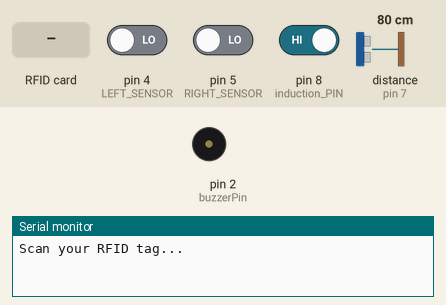
The sketch below on a simulated Arduino Uno, built with avr-gcc and run on an emulated ATmega328P. Parts: buzzer (waves = sounding, pin HIGH), the last lines printed to the serial monitor. The inputs (shaded band) are chosen by the test bench; at power-on: pin 8 (induction_PIN) HIGH, distance to the obstacle (sensor on pin 7) 80 cm, pin 4 (LEFT_SENSOR) LOW, pin 5 (RIGHT_SENSOR) LOW. The echo pulse lasts 58.3 µs per cm; pins used as bus, display or sensor lines are not drawn.

Above: at 1.2 s.
1.3 s: pin 8 (induction_PIN) driven LOW
At 2.7 s:
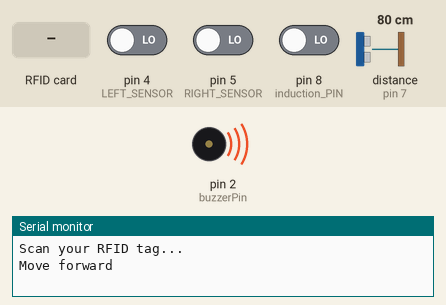
4.3 s: distance to the obstacle (sensor on pin 7) set to 11 cm
7.3 s: distance to the obstacle (sensor on pin 7) set to 8 cm
10.3 s: RFID card 73 01 3B 1C held to the reader
13.3 s: RFID card 9D D0 E8 36 held to the reader
16.3 s: pin 8 (induction_PIN) driven HIGH
At 17.0 s:
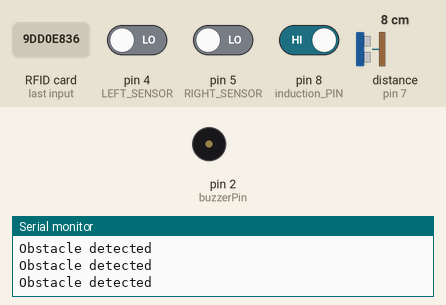
Timing chart, 0 to 18.8 s (numbered marks = the images above; inputs shaded):
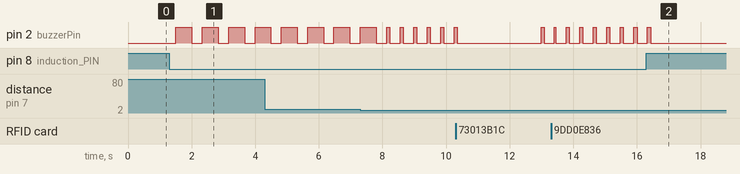

Measured:
- after the input at 1.3 s, pin 2 (buzzerPin): alternates HIGH for 0.50 s and LOW for 0.33 s, starting after 0.20 s
- after the input at 16.3 s, pin 2 (buzzerPin): goes on until 16.4 s, then stays LOW

The sketch:

finalpath.ino
```cpp
#include <NewPing.h>

#include <SPI.h>
#include <MFRC522.h>

#define LEFT_SENSOR 4  // Define the digital pin connected to the left IR sensor
#define RIGHT_SENSOR 5  // Define the digital pin connected to the right IR sensor
#define TRIGGER_PIN 6  // Define the digital pin connected to the ultrasonic sensor's trigger pin
#define ECHO_PIN 7  // Define the digital pin connected to the ultrasonic sensor's echo pin
#define buzzerPin 2  // Define the digital pin connected to the buzzer
#define induction_PIN 8 // Defines the induction pin

#define SS_PIN 10
#define RST_PIN 9

#define MAX_DISTANCE 200 //Object detection
NewPing sonar(TRIGGER_PIN, ECHO_PIN, MAX_DISTANCE);

MFRC522 mfrc522(SS_PIN, RST_PIN); // Create MFRC522 instance


void setup() {
  Serial.begin(9600);    // Initialize serial communication at 9600 baud rate
  pinMode(LEFT_SENSOR, INPUT);  // Set the left sensor pin as an input
  pinMode(RIGHT_SENSOR, INPUT);  // Set the right sensor pin as an input
  //pinMode(TRIGGER_PIN, OUTPUT);  // Set the trigger pin as an output
  //pinMode(ECHO_PIN, INPUT);  // Set the echo pin as an input
  pinMode(buzzerPin, OUTPUT);  // Set the buzzer pin as an output
  pinMode(induction_PIN, INPUT);
  SPI.begin(); // Initialize SPI bus
  mfrc522.PCD_Init(); // Initialize MFRC522
  Serial.println("Scan your RFID tag...");

}

void loop() {
  // put your main code here, to run repeatedly:
  int leftSensor = digitalRead(LEFT_SENSOR);  // Read the digital value from the left sensor pin
  int rightSensor = digitalRead(RIGHT_SENSOR); // Read the digital value from the right sensor pin
  int inductionSensor = digitalRead(induction_PIN); // Read the digital value from the induction sensor pin

  delay(100);
  unsigned int distance = sonar.ping_cm(); // distance calculation

   if (mfrc522.PICC_IsNewCardPresent() && mfrc522.PICC_ReadCardSerial()) {    // RFID is used to find out desired room or destination using tags.
    // Get the UID of the card
    Serial.println("Scan your RFID tag...");
    String uid = "";
    for (byte i = 0; i < mfrc522.uid.size; i++) {
      uid += String(mfrc522.uid.uidByte[i] < 0x10 ? "0" : "");
      uid += String(mfrc522.uid.uidByte[i], HEX);
    }
    // Display the UID on the serial monitor
    Serial.println("UID: " + uid);
    if(uid=="9dd0e836")  // For example tag id : 9dd0e836 is our destination.
    {
      digitalWrite(buzzerPin, HIGH);   // when your destination is reached buzzer is set to high
      delay(50);
      digitalWrite(buzzerPin, LOW);  // To turn off the buffer when not in use
    }
    if(uid=="73013b1c")  // Other destination tag id.
    {
      delay(2000);
    }

    mfrc522.PCD_StopCrypto1();
  }

  else
  {
  if(inductionSensor==LOW)   // To identify the originality of black metal line which the person is following
  {
    // Check for obstacles
  if (distance!=0 && distance < 10) {

    digitalWrite(buzzerPin, HIGH); // Turn on the buzzer
    delay(100);
    digitalWrite(buzzerPin,LOW);
    Serial.println("Obstacle detected");  // when ultrasonic sensor detects objects
  }

 else if (leftSensor == HIGH && rightSensor == LOW) {
    // Turn left
    digitalWrite(buzzerPin, HIGH); // Turn on the buzzer
    delay(200);
    digitalWrite(buzzerPin, LOW); // Turn off the buzzer
    Serial.println("Turn left");

  } else if (leftSensor == LOW && rightSensor == HIGH) {
    // Turn right
    digitalWrite(buzzerPin, HIGH); // Turn on the buzzer
    delay(300);
    digitalWrite(buzzerPin, LOW); // Turn off the buzzer
    Serial.println("Turn right");

  } else if (leftSensor == LOW && rightSensor == LOW) {
    // Move forward
    digitalWrite(buzzerPin, HIGH); // Turn on the buzzer
    delay(500);
    digitalWrite(buzzerPin, LOW); // Turn off the buzzer
    Serial.println("Move forward");
  }

  }
  }

  delay(200);
}
```
